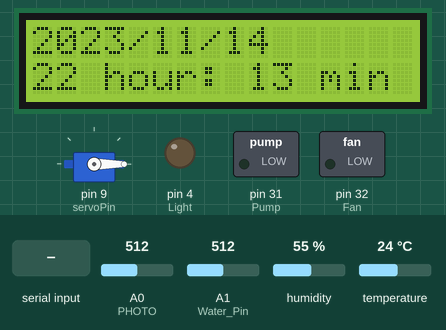
Simulated run of this sketch. Board: Arduino Mega 2560, built with avr-gcc and run on an emulated ATmega2560. Parts: 16×2 character LCD, servo, switched loads named in the sketch (green lamp = pin HIGH), output pins drawn as LEDs (lit = HIGH). Inputs (shaded band) come from the test bench; at power-on: temperature 24 °C, A0 (PHOTO) = 512, A1 (Water_Pin) = 512, humidity 55 %. The local clock reads 2024-03-15 10:24:30 at power-on unless the sketch sets it; what the sketch prints to the serial monitor is not drawn.

Above: at 6.2 s.
6.3 s: temperature set to 28 °C
18.3 s: temperature set to 31 °C
At 26.8 s:
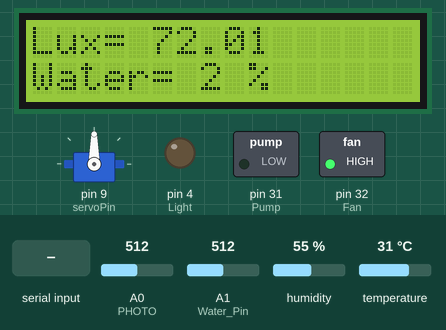
30.3 s: "a" received over Serial
At 36.8 s:
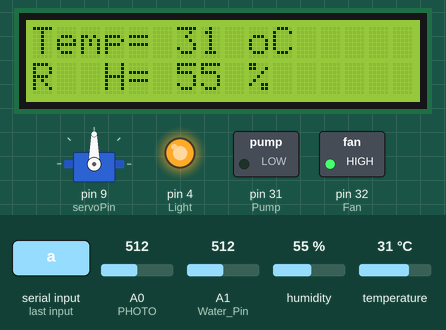
42.3 s: "c" received over the second serial link
At 51.9 s:
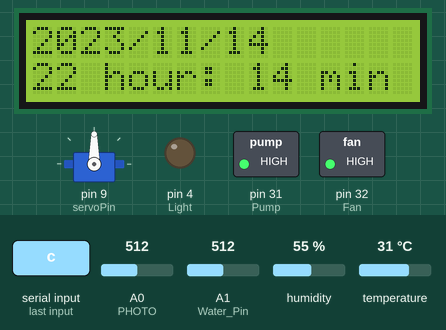
54.2 s: temperature set to 12 °C
At 60.6 s:
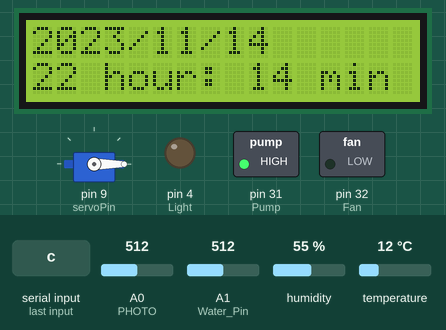
65.3 s: "e" received over Serial
At 76.1 s:
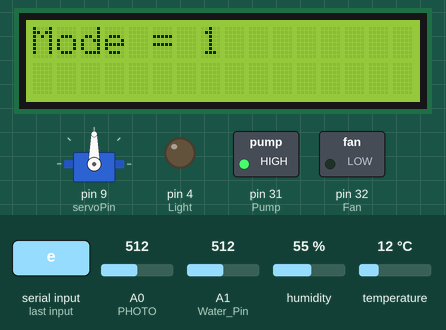
Timing chart, 0 to 77.5 s (numbered marks = the images above; inputs shaded):
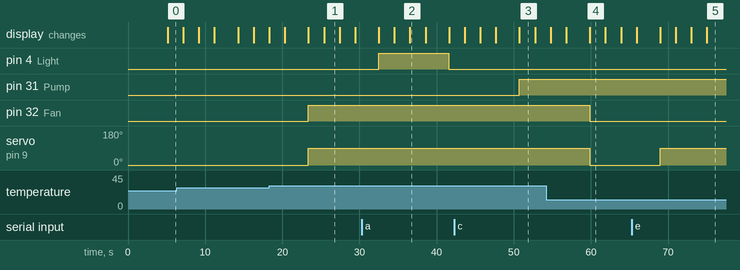

Measured:
- the behaviour switches between 29 and 30 °C on temperature (found by bisection; images 0 and 1)
- after the input at 18.3 s, pin 32 (Fan): LOW → HIGH after 5.1 s; servo on pin 9 (servoPin): 0° → 90° after 5.1 s
- after the input at 30.3 s, pin 4 (Light): LOW → HIGH after 2.2 s, → LOW 9.1 s later
- after the input at 42.3 s, pin 31 (Pump): LOW → HIGH after 8.4 s
- after the input at 54.2 s, pin 32 (Fan): HIGH → LOW after 5.6 s; servo on pin 9 (servoPin): 90° → 0° after 5.6 s
- after the input at 65.3 s, servo on pin 9 (servoPin): 0° → 90° after 3.7 s
- what the display in image 1 shows lasts 2.0 s, from 25.4 s to 27.4 s

The sketch:

MiniGreenhouse.ino
```cpp
//아두이노 코드
#include "DHT.h"
#include <Wire.h>
#include <LiquidCrystal_I2C.h>
#include <Wire.h>
#include "RTClib.h"
#include <Servo.h>

#define PHOTO A0
#define Water_Pin A1
#define DHTPIN 12
#define DHTTYPE DHT11
#define servoPin 9
#define Fan 32
#define Light 4
#define Pump 31

DHT dht(DHTPIN, DHTTYPE);
LiquidCrystal_I2C lcd(0x27, 16, 2);
RTC_DS3231 rtc;
Servo myservo;

int Photo_Value = 0;
int pos = 0;
int Auto = 1;
int LightValue = 0;
int FanValue = 0;
int PumpValue = 0;
int ServoValue = 0;

char c;

void setup()
{
  lcd.init();
  lcd.backlight();
  lcd.setCursor(1, 0);
  lcd.print("JNU SmartFarm");
  lcd.setCursor(0, 1);
  lcd.print("Jeju Nat'l Univ.");
  delay(5000);
  myservo.attach(servoPin);
  myservo.write(0);
  pinMode(Fan, OUTPUT);
  pinMode(Light, OUTPUT);
  pinMode(Pump, OUTPUT);

  if (! rtc.begin()) {
    Serial.println("Couldn't find RTC");
    while (1);
  }

  if (rtc.lostPower()) {
    Serial.println("RTC lost power, lets set the time!");
    rtc.adjust(DateTime(F(__DATE__), F(__TIME__)));
  } else {
    rtc.adjust(DateTime(F(__DATE__), F(__TIME__)));
  }
  Serial.begin(9600);
  Serial1.begin(9600);
}

void loop()
{
  DateTime now = rtc.now();
  int humidity = dht.readHumidity();
  int temperature = dht.readTemperature();
  Photo_Value = analogRead(PHOTO);
  float pv_value = float(Photo_Value * 5) / 1023;
  float Rp = (10 * pv_value) / (5 - pv_value);
  float y = (log10(200 / Rp)) / 0.7;
  float Ea = pow(10, y);

  int Water = analogRead(Water_Pin);
  int Water_Content = map(Water, 518, 272, 0, 100);

  if (Water_Content >= 100) {
    Water_Content = 100;
  }
  if (Water_Content <= 0) {
    Water_Content = 0;
  }

  if (Auto == 1) {
    if ((now.hour() >= 6) && (now.hour() <= 18)) {
      if (Ea <= 5000) {
        digitalWrite(Light, HIGH);
        LightValue = 1;
      }
      if (Ea > 6000) {
        digitalWrite(Light, LOW);
        LightValue = 0;
      }

      if (temperature >= 30) {
        digitalWrite(Fan, HIGH);
        myservo.write(90);
        FanValue = 1;
        ServoValue = 1;
      }

      if ((temperature < 30) && (temperature >= 20))  {
        digitalWrite(Fan, LOW);
        myservo.write(0);
        FanValue = 0;
        ServoValue = 0;
      }

      if (temperature < 20) {
        digitalWrite(Fan, LOW);
        myservo.write(0);
        FanValue = 0;
        ServoValue = 0;
      }
    } else {
      digitalWrite(Light, LOW);
      LightValue = 0;
      if (temperature >= 30) {
        digitalWrite(Fan, HIGH);
        myservo.write(90);
        FanValue = 1;
        ServoValue = 1;
      }
      if ((temperature < 30) && (temperature >= 20))  {
        digitalWrite(Fan, LOW);
        myservo.write(0);
        FanValue = 0;
        ServoValue = 0;
      }
      if (temperature < 20) {
        digitalWrite(Fan, LOW);
        myservo.write(0);
        FanValue = 0;
        ServoValue = 0;
      }
    }
  }
  if (Serial1.available()) {
    delay(3);
    char c = Serial1.read();
    if (c == 'x') {
      Auto = 1;
    }
    if (c == 'y') {
      Auto = 0;
    }
    if (c == 'a') {
      digitalWrite(Light, HIGH);
      LightValue = 1;
    }
    if (c == 'b') {
      digitalWrite(Light, LOW);
      LightValue = 0;
    }
    if (c == 'c') {
      digitalWrite(Pump, HIGH);
      PumpValue = 1;
    }
    if (c == 'd') {
      digitalWrite(Pump, LOW);
      PumpValue = 0;
    }
    if (c == 'e') {
      myservo.write(90);
      ServoValue = 1;
    }
    if (c == 'f') {
      myservo.write(0);
      ServoValue = 0;
    }
    if (c == 'g') {
      digitalWrite(Fan, HIGH);
      FanValue = 1;
    }
    if (c == 'h') {
      digitalWrite(Fan, LOW);
      FanValue = 0;
    }
  }
  if (Serial.available()) {
    delay(3);
    char c = Serial.read();
    if (c == 'x') {
      Auto = 1;
    }
    if (c == 'y') {
      Auto = 0;
    }
    if (c == 'a') {
      digitalWrite(Light, HIGH);
      LightValue = 1;
    }
    if (c == 'b') {
      digitalWrite(Light, LOW);
      LightValue = 0;
    }
    if (c == 'c') {
      digitalWrite(Pump, HIGH);
      PumpValue = 1;
    }
    if (c == 'd') {
      digitalWrite(Pump, LOW);
      PumpValue = 0;
    }
    if (c == 'e') {
      myservo.write(90);
      ServoValue = 1;
    }
    if (c == 'f') {
      myservo.write(0);
      ServoValue = 0;
    }
    if (c == 'g') {
      digitalWrite(Fan, HIGH);
      FanValue = 1;
    }
    if (c == 'h') {
      digitalWrite(Fan, LOW);
      FanValue = 0;
    }
  }

  if ((now.hour() % 2 == 0))  {
    lcd.backlight();
    lcd.clear();
    lcd.setCursor(0, 0);
    lcd.print(now.year());
    lcd.print("/");
    lcd.print(now.month());
    lcd.print("/");
    lcd.print(now.day());
    lcd.setCursor(0, 1);
    lcd.print(now.hour());
    lcd.print(" hour: ");
    lcd.print(now.minute());
    lcd.print(" min");
    delay(2000);

    lcd.clear();
    lcd.setCursor(0, 0);
    lcd.print("Lux= ");
    lcd.print(Ea);
    lcd.setCursor(0, 1);
    lcd.print("Water= ");
    lcd.print(Water_Content);
    lcd.print(" %");
    delay(2000);

    lcd.clear();
    lcd.setCursor(0, 0);
    lcd.print("Temp= ");
    lcd.print(temperature);
    lcd.print(" oC");
    lcd.setCursor(0, 1);
    lcd.print("R  H= ");
    lcd.print(humidity);
    lcd.print(" %");
    delay(2000);

    lcd.clear();
    lcd.setCursor(0, 0);
    lcd.print("Mode = ");
    lcd.print(Auto);
    delay(2000);
  } else {
    lcd.noBacklight();
  }

  Auto = Auto;
  String data = String(Ea) + "," + String(Water_Content) + "," + String(temperature) + "," + String(humidity) + "," + String(Auto) + "," + String(LightValue) + "," + String(FanValue) + "," + String(PumpValue) + "," + String(ServoValue);
  Serial.println(data);
  Serial1.println(data);
  delay(1000);
}
```
